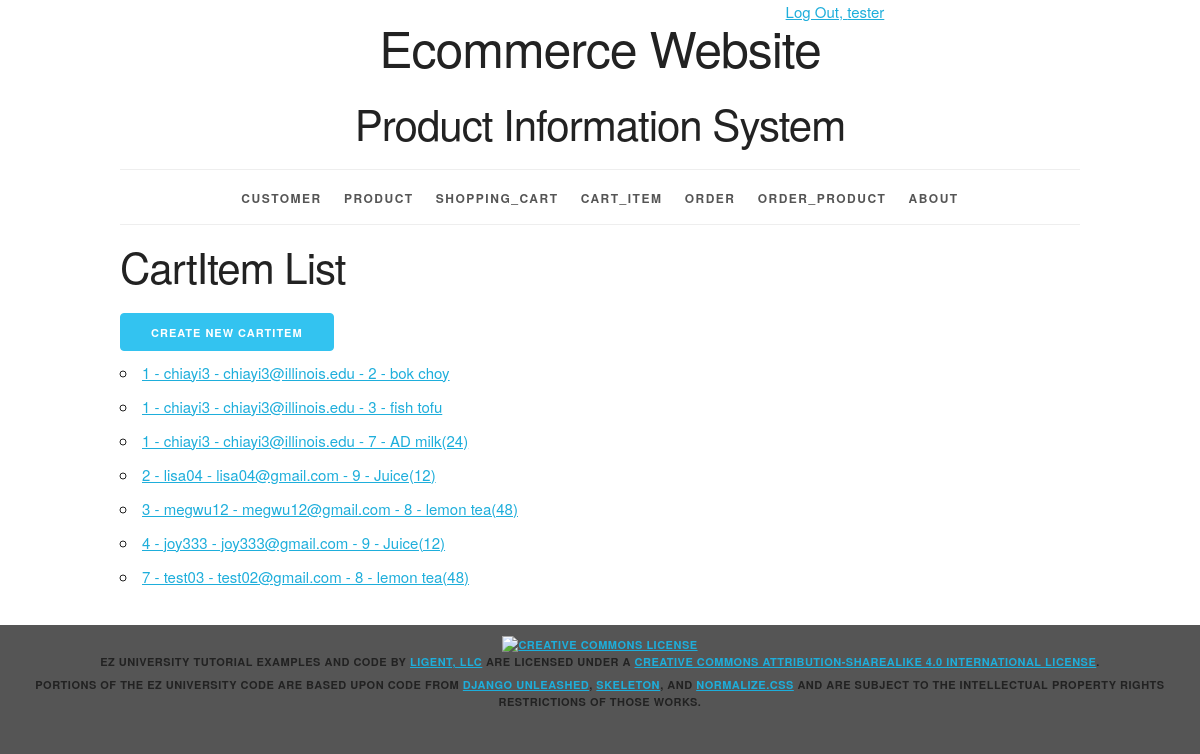
Page /cartitem/ (signed in) on the committed database.
### productinfo/models.py (models this page shows, shortened)
class Cart_Item(models.Model):
	ci_id = models.AutoField(primary_key=True)
	quantity = models.IntegerField()
	cart_id = models.ForeignKey(Shopping_Cart, related_name='cart_items', on_delete=models.PROTECT)
	product_id = models.ForeignKey(Product, related_name='cart_items', on_delete=models.PROTECT)
	def __str__(self):
		return f'{self.cart_id} - {self.product_id}'
	def get_absolute_url(self):
		return reverse('productinfo_cartitem_detail_urlpattern',
					   kwargs={'pk':self.pk}
					   )
	class Meta:
		ordering = ['cart_id', 'product_id']
		constraints = [
			UniqueConstraint(fields=['cart_id', 'product_id'], name='unique_cartitem')
		]

class Shopping_Cart(models.Model):
	cart_id = models.AutoField(primary_key=True)
	customer_id = models.ForeignKey(Customer, related_name='shopping_carts', on_delete=models.PROTECT)
	sm_id = models.ForeignKey(Shipping_Method, related_name='shopping_carts', on_delete=models.PROTECT)
	pm_id = models.ForeignKey(Payment_Method, related_name='shopping_carts', on_delete=models.PROTECT)
	def __str__(self):
		return f'{self.cart_id} - {self.customer_id}'
	class Meta:
		ordering = ['cart_id']
		constraints = [
			UniqueConstraint(fields=['customer_id'], name='unique_shoppingcart')
		]

class Customer(models.Model):
	customer_id = models.AutoField(primary_key=True)
	first_name = models.CharField(max_length=45)
	last_name = models.CharField(max_length=45)
	disambiguator = models.CharField(max_length=45, blank=True, default='')
	username = models.CharField(max_length=45)
	password = models.CharField(max_length=45)
	email = models.CharField(max_length=225)
	sm_id = models.ForeignKey(Shipping_Method, related_name='customers', on_delete=models.PROTECT)
	pm_id = models.ForeignKey(Payment_Method, related_name='customers', on_delete=models.PROTECT)
	def __str__(self):
		return f'{self.username} - {self.email}'
	class Meta:
		ordering = ['customer_id']
		constraints = [
			UniqueConstraint(fields=['username', 'email', 'disambiguator'], name='unique_customer')
		]

class Product(models.Model):
	product_id = models.AutoField(primary_key=True)
	product_name = models.CharField(max_length=225, unique=True)
	product_price = models.FloatField()
	stock_num = models.IntegerField()
	category_id = models.ForeignKey(Category, related_name='products', on_delete=models.PROTECT)
	def __str__(self):
		return f'{self.product_id} - {self.product_name}'
	class Meta:
		ordering = ['product_id']
		constraints = [
			UniqueConstraint(fields=['product_name'], name='unique_product')
		]

### productinfo/views.py (the view)
class CartItemList(LoginRequiredMixin, PermissionRequiredMixin, ListView):
	model = Cart_Item
	permission_required = 'productinfo.view_cart_item'

### productinfo/templates/productinfo/cart_item_list.html (shortened to what this page needs)
{% extends 'productinfo/base.html' %}
{% block content %}
    <h2>CartItem List</h2>
    <div>
    {% if perms.productinfo.add_cart_item %}
    <a href="{% url 'productinfo_cartitem_create_urlpattern' %}" class="button button-primary">
        Create New CartItem
    </a>
    {% endif %}
    </div>
    <ul>
        {% for cartitem in cart_item_list %}
        <li>
            <a href="{{ cartitem.get_absolute_url }}">{{ cartitem }}</a>
        </li>
        {% empty %}
        <li><em>There are currently no items in the shopping cart available.</em></li>
        {% endfor %}
    </ul>
{% endblock %}

### productinfo/templates/productinfo/base.html (shortened to what this page needs)
{% load static %}
<!DOCTYPE html>
<html lang="en">
<head>
    <link rel="stylesheet" type="text/css"
          href="{% static 'productinfo/normalize.css' %}">
    <link rel="stylesheet" type="text/css"
          href="{% static 'productinfo/skeleton.css' %}">
    <link rel="stylesheet" type="text/css"
          href="{% static 'productinfo/style.css' %}">
</head>
<body>
<div class="container">
    <div class="status row">
        <div class="offset-by-eight four columns">
            <ul class="inline">
                {% if user.is_authenticated %}
                    <li><a href="{% url 'logout_urlpattern' %}">
                        Log Out, {{ user.get_username }}</a></li>
                {% else %}
                    <li><a href="{% url 'login_urlpattern' %}">
                        Log In</a></li>
                {% endif %}
            </ul>
        </div>
    </div>
    <header class="row">
        <div class="offset-by-one ten columns">
            <h1>Ecommerce Website</h1>
            <h2>Product Information System</h2>
        </div>
    </header>
    <nav>
        <ul>
            {% if perms.productinfo.view_customer %}
            <li>
                <a href="{% url 'productinfo_customer_list_urlpattern' %}">
                    Customer</a></li>
            {% endif %}
            {% if perms.productinfo.view_product %}
            <li>
                <a href="{% url 'productinfo_product_list_urlpattern' %}">
                    Product</a></li>
            {% endif %}
            {% if perms.productinfo.view_shopping_cart %}
            <li>
                <a href="{% url 'productinfo_shopping_cart_list_urlpattern' %}">
                    Shopping_Cart</a></li>
            {% endif %}
            {% if perms.productinfo.view_cart_item %}
            <li>
                <a href="{% url 'productinfo_cart_item_list_urlpattern' %}">
                    Cart_Item</a></li>
            {% endif %}
            {% if perms.productinfo.view_order %}
            <li>
                <a href="{% url 'productinfo_order_list_urlpattern' %}">
                    Order</a></li>
            {% endif %}
            {% if perms.productinfo.view_order_product %}
            <li>
                <a href="{% url 'productinfo_order_product_list_urlpattern' %}">
                    Order_Product</a></li>
            {% endif %}
            <li>
                <a href="{% url 'about_urlpattern' %}">
                    About
                </a>
            </li>
        </ul>
    </nav>
    <main>
        {% block content %}{% endblock %}
    </main>
</div>
<footer>
    <p>
        <a rel="license" href="http://creativecommons.org/licenses/by-sa/4.0/">
            <img alt="Creative Commons License" style="border-width:0"
                 src="https://i.creativecommons.org/l/by-sa/4.0/88x31.png"/>
        </a><br/><span property="dct:title">EZ University Tutorial Examples and Code</span>
        by
        <a href="https://www.ligent.net" property="cc:attributionName"
           rel="cc:attributionURL">Ligent, LLC</a> are licensed under a
        <a rel="license" href="http://creativecommons.org/licenses/by-sa/4.0/">Creative Commons Attribution-ShareAlike
            4.0 International License</a>.
    </p>
    <p>Portions of the EZ University code are based upon code from
        <a href="https://django-unleashed.com">Django Unleashed</a>,
        <a href="http://getskeleton.com/">Skeleton</a>, and
        <a href="https://necolas.github.io/normalize.css/">Normalize.css</a> and
        are subject to the intellectual property rights restrictions of those works.
    </p>
</footer>
</body>
</html>

### productinfo/static/productinfo/skeleton.css (style rules this page uses)
.container { position: relative; width: 100%; max-width: 960px; margin: 0 auto; padding: 0 20px; box-sizing: border-box; }
.column, .columns { width: 100%; float: left; box-sizing: border-box; }
@media (min-width: 400px) { .container { width: 85%; padding: 0; } }
@media (min-width: 550px) { .container { width: 80%; } }
@media (min-width: 550px) { .column, .columns { margin-left: 4%; } }
@media (min-width: 550px) { .column:first-child, .columns:first-child { margin-left: 0; } }
@media (min-width: 550px) { .four.columns { width: 30.6666666667%; } }
@media (min-width: 550px) { .ten.columns { width: 82.6666666667%; } }
@media (min-width: 550px) { .offset-by-one.column, .offset-by-one.columns { margin-left: 8.66666666667%; } }
@media (min-width: 550px) { .offset-by-eight.column, .offset-by-eight.columns { margin-left: 69.3333333333%; } }
html { font-size: 62.5%; }
body { font-size: 1.5em; line-height: 1.6; font-weight: 400; font-family: "Raleway", "HelveticaNeue", "Helvetica Neue", Helvetica, Arial, sans-serif; color: #222; }
h1, h2, h3, h4, h5, h6 { margin-top: 0; margin-bottom: 2rem; font-weight: 300; }
h1 { font-size: 4.0rem; line-height: 1.2; letter-spacing: -.1rem; }
h2 { font-size: 3.6rem; line-height: 1.25; letter-spacing: -.1rem; }
@media (min-width: 550px) { h1 { font-size: 5.0rem; } }
@media (min-width: 550px) { h2 { font-size: 4.2rem; } }
p { margin-top: 0; }
a { color: #1EAEDB; }
.button, button, input[type="submit"], input[type="reset"], input[type="button"] { display: inline-block; height: 38px; padding: 0 30px; color: #555; text-align: center; font-size: 11px; font-weight: 600; line-height: 38px; letter-spacing: .1rem; text-transform: uppercase; text-decoration: none; white-space: nowrap; background-color: transparent; border-radius: 4px; border: 1px solid #bbb; cursor: pointer; box-sizing: border-box; }
.button.button-primary, button.button-primary, input[type="submit"].button-primary, input[type="reset"].button-primary, input[type="button"].button-primary { color: #FFF; background-color: #33C3F0; border-color: #33C3F0; }
ul { list-style: circle inside; }
ol, ul { padding-left: 0; margin-top: 0; }
li { margin-bottom: 1rem; }
button, .button { margin-bottom: 1rem; }
pre, blockquote, dl, figure, table, p, ul, ol, form { margin-bottom: 2.5rem; }
.container:after, .row:after, .u-cf { content: ""; display: table; clear: both; }

### productinfo/static/productinfo/style.css (style rules this page uses)
html { height: 100%; background-color: #555; }
body { background-color: white; }
body>div>header { text-align: center;; }
header h1 { display: inline-block; font-weight: normal; font-style: normal; width: 100%; margin-top: 0; padding-top: 0; }
nav { border-top: 1px solid #eee; width: 100%; border-bottom: 1px solid #eee; margin: 0 0 1em; padding: 0; }
nav ul { margin: 0; padding: 1em 0; list-style-type: none; text-align: center; }
nav ul li { display: inline; padding: 0; margin: 0 0.25em; font-weight: 600; text-transform: uppercase; text-align: center; font-size: 1rem; letter-spacing: .10rem; }
@media (min-width: 400px) { nav ul li { letter-spacing: .15rem; font-size: 1.2rem; margin: 0 0.5em; } }
@media (min-width: 550px) { nav ul li { margin: 0 0.75em; } }
nav ul li a { color: #555; text-decoration: none; background-color: transparent; cursor: pointer; }
.inline { list-style-type: none; padding: 0; margin: 0 0 -0.5em; }
.inline li { display: inline; }
body>footer { width: 100%; background-color: #555; font-size: 1.1rem; letter-spacing: .05rem; font-weight: 600; text-transform: uppercase; text-align: center; padding: 1em 0; margin: 1em 0; }
body>footer p { margin-bottom: 0.5rem; }

### rows in the picture
Cart_Item: cart_id+product_id "1 - chiayi3 - chiayi3@illinois.edu - 2 - bok choy"
Cart_Item: cart_id+product_id "1 - chiayi3 - chiayi3@illinois.edu - 3 - fish tofu"
Cart_Item: cart_id+product_id "1 - chiayi3 - chiayi3@illinois.edu - 7 - AD milk(24)"
Cart_Item: cart_id+product_id "2 - lisa04 - lisa04@gmail.com - 9 - Juice(12)"
Cart_Item: cart_id+product_id "3 - megwu12 - megwu12@gmail.com - 8 - lemon tea(48)"
Cart_Item: cart_id+product_id "4 - joy333 - joy333@gmail.com - 9 - Juice(12)"
Cart_Item: cart_id+product_id "7 - test03 - test02@gmail.com - 8 - lemon tea(48)"

### other values in the picture
{{ user.get_username }} "tester"
